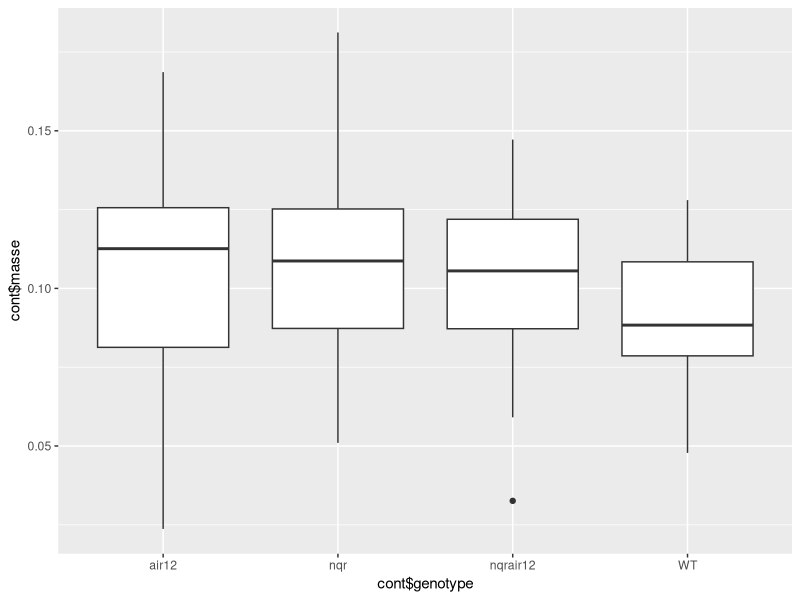
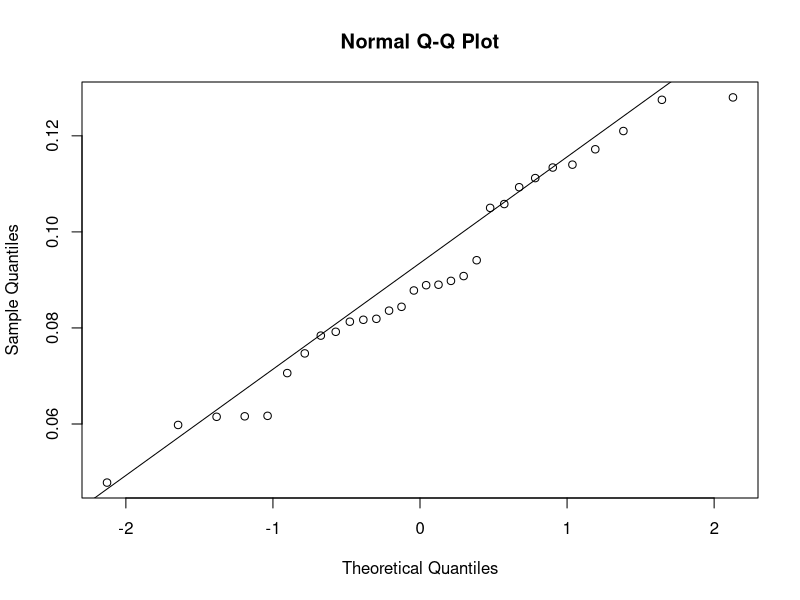
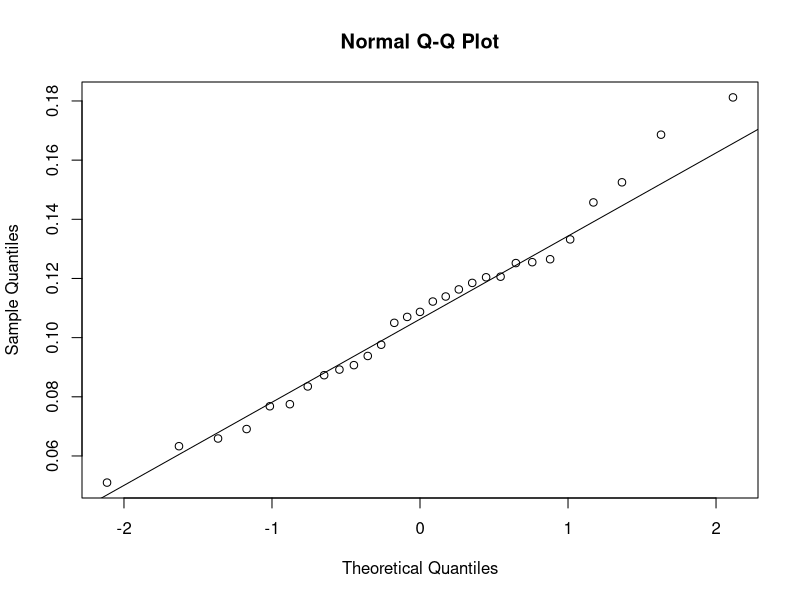
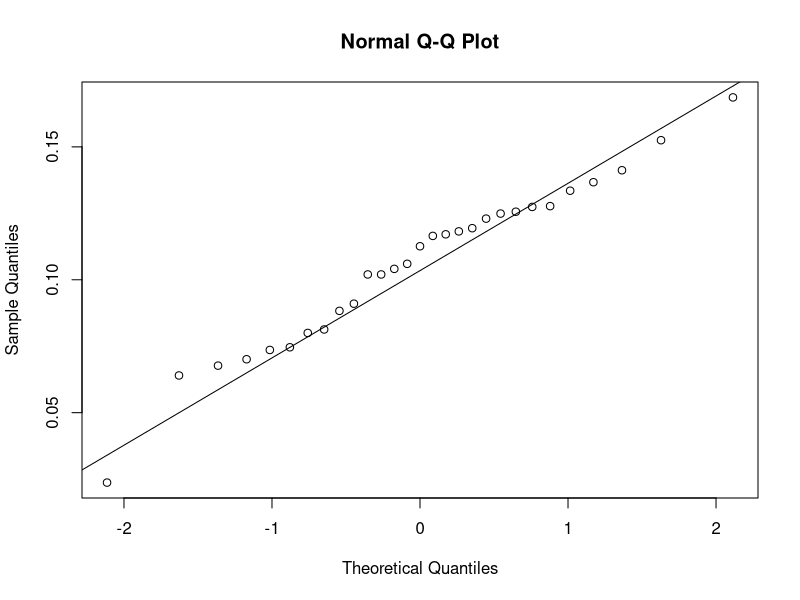
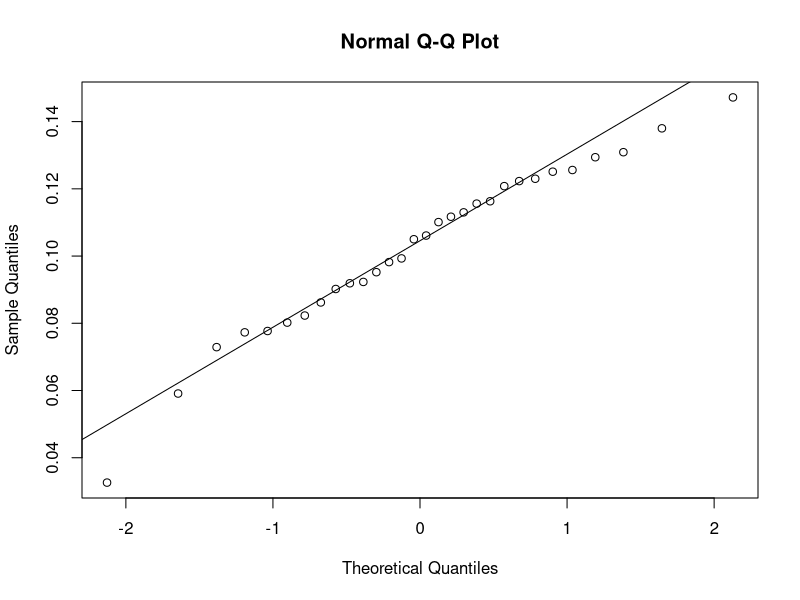
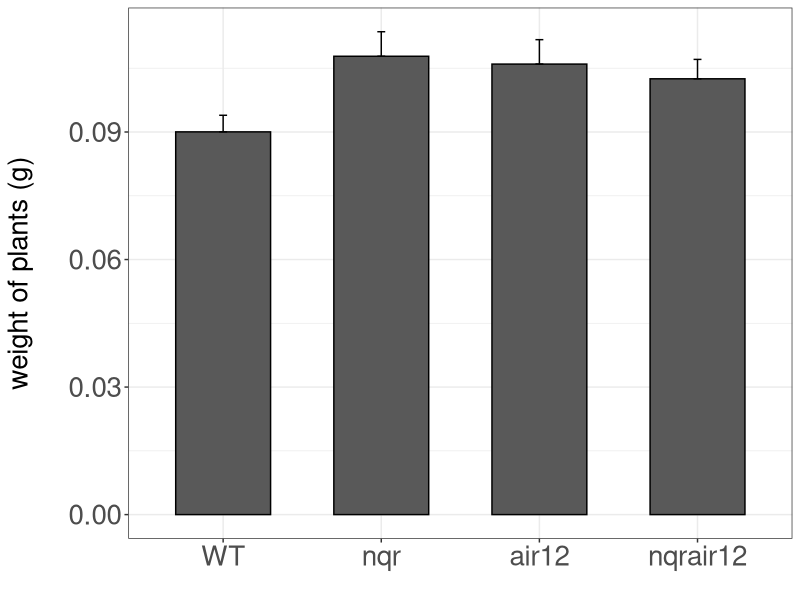

Recreate these plots in R, in order.
graphics.off()
remove(list = ls())

library(ggplot2)
library(matrixStats)

cont <- data.frame(read.csv("Lermasseplantes3semainesCONT.csv", sep = ',', dec = '.', header = TRUE))

p <- ggplot(cont, aes(cont$genotype, cont$masse))
p + geom_boxplot()

WT <- data.frame(cont[which(cont$genotype == "WT"), ])
moy.WT <- mean((WT$masse))
shapiro.test(as.matrix(WT$masse))
qqnorm(as.matrix(WT$masse))
qqline(as.matrix(WT$masse))
se.WT <- colSds(as.matrix(WT$masse))/(sqrt(length(as.matrix(WT$masse))))

nqr <- data.frame(cont[which(cont$genotype == "nqr"), ])
moy.nqr <- mean((nqr$masse))
shapiro.test(as.matrix(nqr$masse))
qqnorm(as.matrix(nqr$masse))
qqline(as.matrix(nqr$masse))
se.nqr <- colSds(as.matrix(nqr$masse))/(sqrt(length(as.matrix(nqr$masse))))

air12 <- data.frame(cont[which(cont$genotype == "air12"), ])
moy.air12 <- mean((air12$masse))
shapiro.test(as.matrix(air12$masse))
qqnorm(as.matrix(air12$masse))
qqline(as.matrix(air12$masse))
se.air12<- colSds(as.matrix(air12$masse))/(sqrt(length(as.matrix(air12$masse)))) 

nqrair12 <- data.frame(cont[which(cont$genotype == "nqrair12"), ])
moy.nqrair12 <- mean((nqrair12$masse))
shapiro.test(as.matrix(nqrair12$masse))
qqnorm(as.matrix(nqrair12$masse))
qqline(as.matrix(nqrair12$masse))
se.nqrair12 <- colSds(as.matrix(nqrair12$masse))/(sqrt(length(as.matrix(nqrair12$masse)))) 

moy <- data.frame(c(moy.WT, moy.nqr, moy.air12, moy.nqrair12))
genotype <- c("WT", "nqr", "air12", "nqrair12")
moy$genotype <- factor(genotype, levels = c("WT", "nqr", "air12", "nqrair12"))
colnames(moy) <- c("moyenne", "genotype")

se <- data.frame(c(se.WT, se.nqr, se.air12, se.nqrair12))
se$genotype <- factor(se, levels = c("WT", "nqr", "air12", "nqrair12"))
colnames(se) <- c("stand.error", "genotype")

#3 test de l'homogénéité des variances
# Test de Bartlett
# H0 :  variances égales
# H1 :  variances différentes
# si p-value > 0.05, on accepte H0 : homogénéité des variances
# si 0 < p-value < 0.05 rejet de H0, on accepte H1 : pas d'homogénéité
bartlett.test(list(WT$masse, nqr$masse, air12$masse, nqrair12$masse))
# on accepte H0, homogénéité variances ok

t.test(WT$masse, nqr$masse, var.equal = TRUE) # non égalité des moyennes
t.test(WT$masse, air12$masse, var.equal = TRUE) # non égalité des moyennes
t.test(WT$masse, nqrair12$masse, var.equal = TRUE) # non égalité des moyennes

cont2 <-  data.frame((read.csv("Lermasseplantes3semainesCONT.csv", sep = ',', dec = '.', header = TRUE)), stringsAsFactors = FALSE)
Anova2 <-  aov(masse ~ genotype, data = cont2)
# néanmoins, différences non significatives
summary(Anova2)

g <- ggplot(data = moy, aes(x=moy$genotype, y= moy$moyenne))
g <- g + geom_bar(stat = "identity", color = "black", width = 0.6, position = position_dodge(0.8))
g <- g + theme_bw()
g <- g + labs(#title = "Germination of seeds at 15°C under continuous light", 
  x = "", 
  y="weight of plants (g)\n")
g <- g + theme(axis.text = element_text(size = 20), 
               #axis.title.x = element_text(size = 12), 
               axis.title.y = element_text(size = 20))
g <- g + geom_errorbar(aes(ymin =moy$moyenne, ymax = moy$moyenne+se$stand.error), width = 0.05)
g 

ggsave("Lermasseplantes3semainesCONT.pdf")
ggsave("Lermasseplantes3semainesCONT.png")

